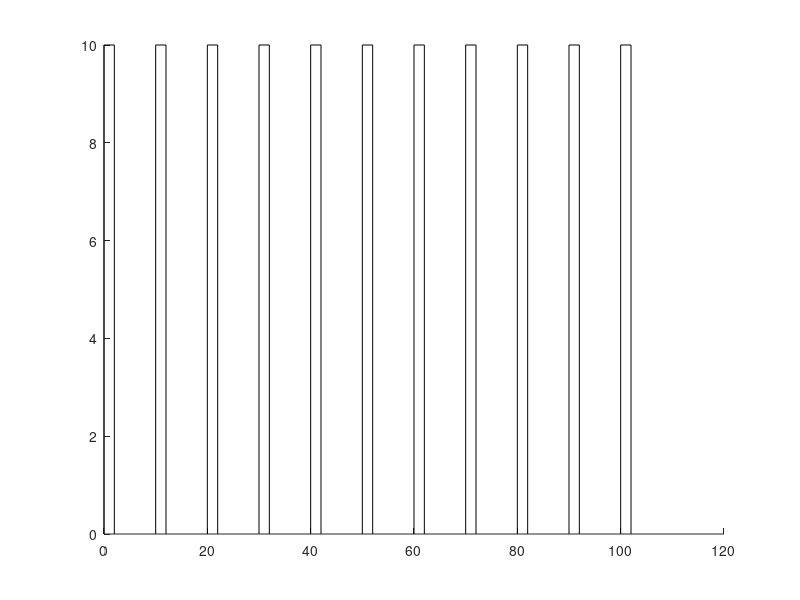

This figure's MATLAB source: (Note: this script raises an error after producing the figure.)
clear all;

% Generate some simple X value data, where each X is the X value starting from the
% lower left of the rectangle, in a clockwise fashion around the edges of
% rectangle.
X1(:,1) = 0:10:100;
X2(:,1) = 0:10:100;
X3(:,1) = X1+2;
X4(:,1) = X1+2;

% Rotate the X vectors into rows. 
X1 = X1(:)';   
X2 = X2(:)';
X3 = X3(:)';    
X4 = X4(:)';

% Here I am stacking each X on top of each other, and padding the bottom
% row with NaNs.  Adding a similar Y set of values, which will simply be a
% height of 0-10
X =[X1; X2; X3; X4; 
    nan(size(X1))   ];
Y =[zeros(size(X1));        10+zeros(size(X2)); ...
    10+zeros(size(X3));     zeros(size(X4));     
    nan(size(X1))  ];


% Rotate vectors so that the last value in the X/Y coordinates is a NaN,
% and Matlab will ignore and plot the next value
X=X(:);
Y=Y(:);

% This Plots the outline of the rectangles I am looking for, with a width
% of 2, height of 10, starting at each 10th value of X
p=patch( X ,Y,'c');
p.EdgeColor = 'b';  %Comment this out to see that the Patch function is not working?
p.FaceColor = 'blue';
p.FaceAlpha = 0.5;